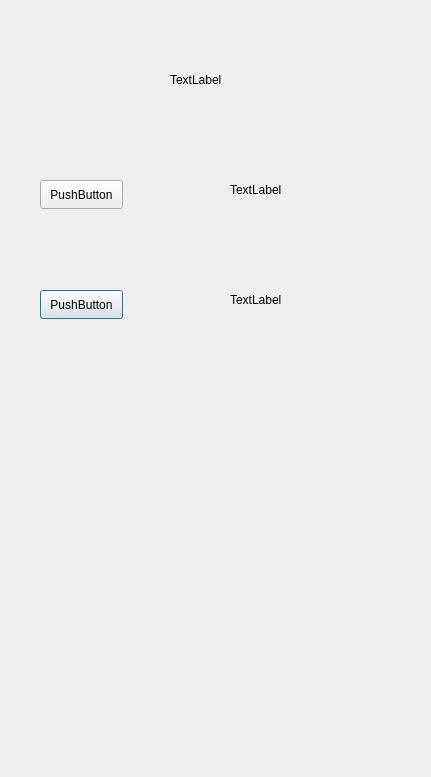
<?xml version="1.0" encoding="UTF-8"?>
<ui version="4.0">
 <class>Profile</class>
 <widget class="QDialog" name="Profile">
  <property name="geometry">
   <rect>
    <x>0</x>
    <y>0</y>
    <width>431</width>
    <height>777</height>
   </rect>
  </property>
  <property name="windowTitle">
   <string>Dialog</string>
  </property>
  <widget class="QLabel" name="nameLabel">
   <property name="geometry">
    <rect>
     <x>230</x>
     <y>180</y>
     <width>63</width>
     <height>20</height>
    </rect>
   </property>
   <property name="text">
    <string>TextLabel</string>
   </property>
  </widget>
  <widget class="QLabel" name="loginLabel">
   <property name="geometry">
    <rect>
     <x>230</x>
     <y>290</y>
     <width>63</width>
     <height>20</height>
    </rect>
   </property>
   <property name="text">
    <string>TextLabel</string>
   </property>
  </widget>
  <widget class="QPushButton" name="logoutButton">
   <property name="geometry">
    <rect>
     <x>40</x>
     <y>290</y>
     <width>83</width>
     <height>29</height>
    </rect>
   </property>
   <property name="text">
    <string>PushButton</string>
   </property>
  </widget>
  <widget class="QPushButton" name="deleteAccountButton">
   <property name="geometry">
    <rect>
     <x>40</x>
     <y>180</y>
     <width>83</width>
     <height>29</height>
    </rect>
   </property>
   <property name="text">
    <string>PushButton</string>
   </property>
  </widget>
  <widget class="QLabel" name="lbName">
   <property name="geometry">
    <rect>
     <x>170</x>
     <y>70</y>
     <width>63</width>
     <height>20</height>
    </rect>
   </property>
   <property name="text">
    <string>TextLabel</string>
   </property>
  </widget>
 </widget>
 <resources/>
 <connections/>
</ui>
